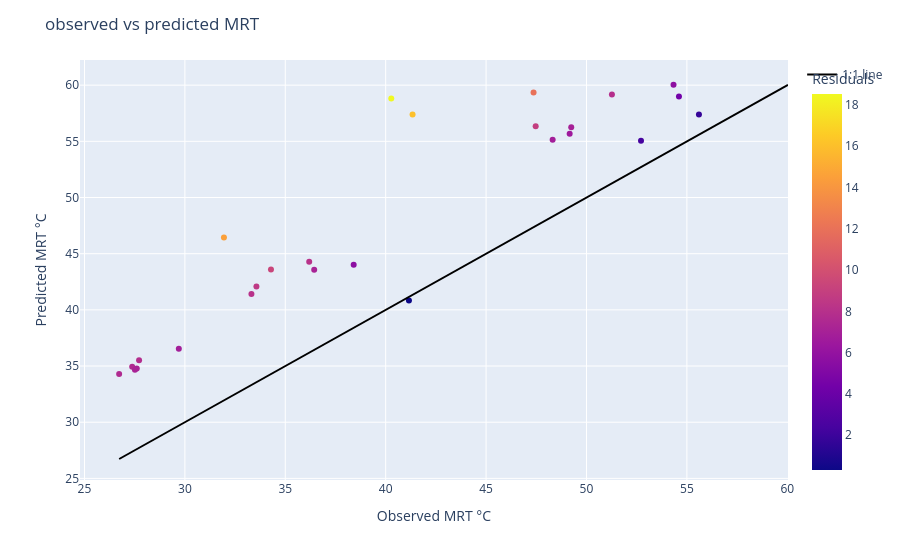

Here is the notebook cell this chart was saved with:
### Code cell
# plot

# Scatter
fig = px.scatter(
    points_proj,
    x=points_proj['MRT'],
    y=points_proj['MRT_predicted'],
    color=abs(points_proj['residuals']),
    hover_data=["tg_corr", "TA","wind_mean", "Instrument", "condition", "residuals", "WIND M/S", "context"],
)

# 1:1 line
m = min(obs.min(), pred.min())
M = max(obs.max(), pred.max())

fig.add_scatter(
    x=[m, M],
    y=[m, M],
    mode="lines",
    line=dict(color="black", width=2), 
    name="1:1 line"
)

fig.update_layout(
    xaxis_title="Observed MRT °C",
    yaxis_title="Predicted MRT °C",
    title="observed vs predicted MRT", 
    coloraxis_colorbar=dict(title="Residuals")
)


fig.show()

### Figure 1 — Plotly figure (JSON) as saved in the notebook; plotly's stock layout.template omitted (floating-point values rounded to 4 significant figures; data arrays with more than 128 entries replaced by an {"elided": "..."} marker saying what was removed)
{"data": [{"customdata": {"elided": "26x8 mixed values"}, "hovertemplate": "MRT=%{x}<br>MRT_predicted=%{y}<br>tg_corr=%{customdata[0]}<br>TA=%{customdata[1]}<br>wind_mean=%{customdata[2]}<br>Instrument=%{customdata[3]}<br>condition=%{customdata[4]}<br>residuals=%{customdata[5]}<br>WIND M/S=%{customdata[6]}<br>context=%{customdata[7]}<br>color=%{marker.color}<extra></extra>", "legendgroup": "", "marker": {"color": [7.119, 9.309, 5.701, 7.896, 18.52, 16.04, 5.607, 11.97, 6.832, 0.3164, 4.385, 6.515, 8.101, 8.873, 1.785, 14.5, 6.837, 8.106, 7.808, 7.01, 7.572, 7.18, 8.518, 7.154, 7.569, 2.339], "coloraxis": "coloraxis", "symbol": "circle"}, "mode": "markers", "name": "", "orientation": "v", "showlegend": false, "type": "scatter", "x": [36.44, 34.29, 54.33, 51.27, 40.28, 41.34, 38.41, 47.36, 48.32, 41.16, 54.61, 49.16, 36.19, 47.47, 55.6, 31.95, 29.7, 33.31, 27.72, 49.24, 27.38, 27.6, 33.56, 27.51, 26.73, 52.72], "xaxis": "x", "y": [43.56, 43.6, 60.04, 59.16, 58.8, 57.38, 44.01, 59.34, 55.15, 40.84, 58.99, 55.68, 44.29, 56.34, 57.39, 46.45, 36.54, 41.42, 35.53, 56.25, 34.95, 34.78, 42.08, 34.67, 34.3, 55.05], "yaxis": "y"}, {"line": {"color": "black", "width": 2}, "mode": "lines", "name": "1:1 line", "type": "scatter", "x": [26.73, 60.04], "y": [26.73, 60.04]}], "layout": {"coloraxis": {"colorbar": {"title": {"text": "Residuals"}}, "colorscale": [[0, "#0d0887"], [0.1111, "#46039f"], [0.2222, "#7201a8"], [0.3333, "#9c179e"], [0.4444, "#bd3786"], [0.5556, "#d8576b"], [0.6667, "#ed7953"], [0.7778, "#fb9f3a"], [0.8889, "#fdca26"], [1, "#f0f921"]]}, "legend": {"tracegroupgap": 0}, "margin": {"t": 60}, "title": {"text": "observed vs predicted MRT"}, "xaxis": {"anchor": "y", "domain": [0, 1], "title": {"text": "Observed MRT °C"}}, "yaxis": {"anchor": "x", "domain": [0, 1], "title": {"text": "Predicted MRT °C"}}}}
